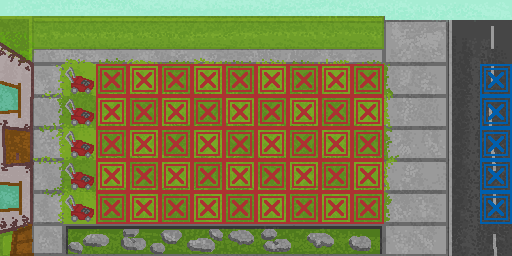

The image is a tile-based game level rendered from a .tmx file. Its description and complete source (layers, tilesets, objects, tile grids) follow:
An orthogonal 16x8 tile map with 32x32 px tiles, 4 tile layers (Map, Zombie_Grid, Plants_Grid, Rasenmäher), 2 tilesets.

<map version="1.10" tiledversion="1.11.2" orientation="orthogonal" renderorder="right-down" width="16" height="8" tilewidth="32" tileheight="32" infinite="0" nextlayerid="7" nextobjectid="2">
 <tileset firstgid="1" source="map_tiles/Showen_map.tsx" />
 <tileset firstgid="2" source="map_tiles/tiles.tsx" />
 <layer id="1" name="Map" width="16" height="8">
  <data encoding="csv">
0,0,0,0,0,0,0,0,0,0,0,0,0,0,0,0,
0,0,0,0,0,0,0,0,0,0,0,0,0,0,0,0,
0,0,2,0,0,0,0,0,0,0,0,0,0,0,0,0,
0,0,2,0,0,0,0,0,0,0,0,0,0,0,0,0,
0,0,2,0,0,0,0,0,0,0,0,0,0,0,0,0,
0,0,0,0,0,0,0,0,0,0,0,0,0,0,0,0,
0,0,0,0,0,0,0,0,0,0,0,0,0,0,0,0,
1,0,0,0,0,0,0,0,0,0,0,0,0,0,0,0
</data>
 </layer>
 <layer id="4" name="Zombie_Grid" width="16" height="8">
  <data encoding="csv">
0,0,0,0,0,0,0,0,0,0,0,0,0,0,0,0,
0,0,0,0,0,0,0,0,0,0,0,0,0,0,0,0,
0,0,0,0,0,0,0,0,0,0,0,0,0,0,0,4,
0,0,0,0,0,0,0,0,0,0,0,0,0,0,0,4,
0,0,0,0,0,0,0,0,0,0,0,0,0,0,0,4,
0,0,0,0,0,0,0,0,0,0,0,0,0,0,0,4,
0,0,0,0,0,0,0,0,0,0,0,0,0,0,0,4,
0,0,0,0,0,0,0,0,0,0,0,0,0,0,0,0
</data>
 </layer>
 <layer id="2" name="Plants_Grid" width="16" height="8">
  <data encoding="csv">
0,0,0,0,0,0,0,0,0,0,0,0,0,0,0,0,
0,0,0,0,0,0,0,0,0,0,0,0,0,0,0,0,
0,0,0,3,3,3,3,3,3,3,3,3,0,0,0,0,
0,0,0,3,3,3,3,3,3,3,3,3,0,0,0,0,
0,0,0,3,3,3,3,3,3,3,3,3,0,0,0,0,
0,0,0,3,3,3,3,3,3,3,3,3,0,0,0,0,
0,0,0,3,3,3,3,3,3,3,3,3,0,0,0,0,
0,0,0,0,0,0,0,0,0,0,0,0,0,0,0,0
</data>
 </layer>
 <layer id="3" name="Rasenmäher" width="16" height="8">
  <data encoding="csv">
0,0,0,0,0,0,0,0,0,0,0,0,0,0,0,0,
0,0,0,0,0,0,0,0,0,0,0,0,0,0,0,0,
0,0,2,0,0,0,0,0,0,0,0,0,0,0,0,0,
0,0,2,0,0,0,0,0,0,0,0,0,0,0,0,0,
0,0,2,0,0,0,0,0,0,0,0,0,0,0,0,0,
0,0,2,0,0,0,0,0,0,0,0,0,0,0,0,0,
0,0,2,0,0,0,0,0,0,0,0,0,0,0,0,0,
0,0,0,0,0,0,0,0,0,0,0,0,0,0,0,0
</data>
 </layer>
</map>